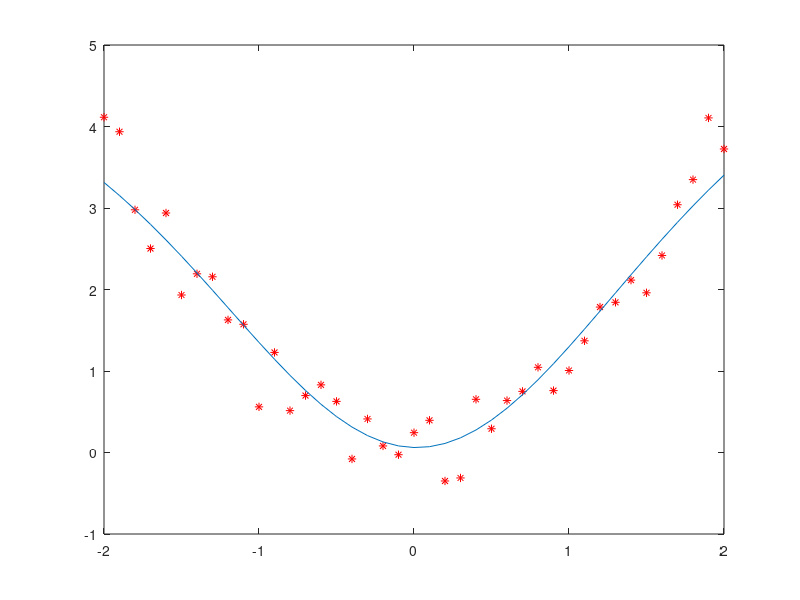

The MATLAB source for this figure:
clear close()
P = -2 :0.1: 2; T = P.^2 + 1*(rand(size(P))-0.5); 

%siec 
S1 = 100;
W1 = rand(S1, 1)- 0.5; B1 = rand(S1, 1)- 0.5;
W2 = rand(1, S1) -0,5; B2 = rand(1,1) -0.5;
lr = 0.001


for  epoka = 1 : 100
%odpowiedz sieci
A1 = tanh(W1*P + B1*ones(size(P)));
A2 = W2*A1 + B2;

%propagacja wsteczna
E2 = T - A2;
E1 = W2'*E2;

dW2 = lr* E2 * A1';
dB2 = lr *E2 * ones(size(E2))';
dW1 = lr * (1 - A1.*A1) .* E1 * P';
dB1 = lr * (1 - A1.*A1) .* E1 * ones(size(P))';

W2 = W2 + dW2; B2 =  B2 + dB2;
W1 = W1 + dW1; B1 = B1 + dB1;


if (mod(epoka, 1)==0)
clf();
plot(P,T, 'r*')
hold on
plot(P,A2)
pause(0.05);
endif

end
